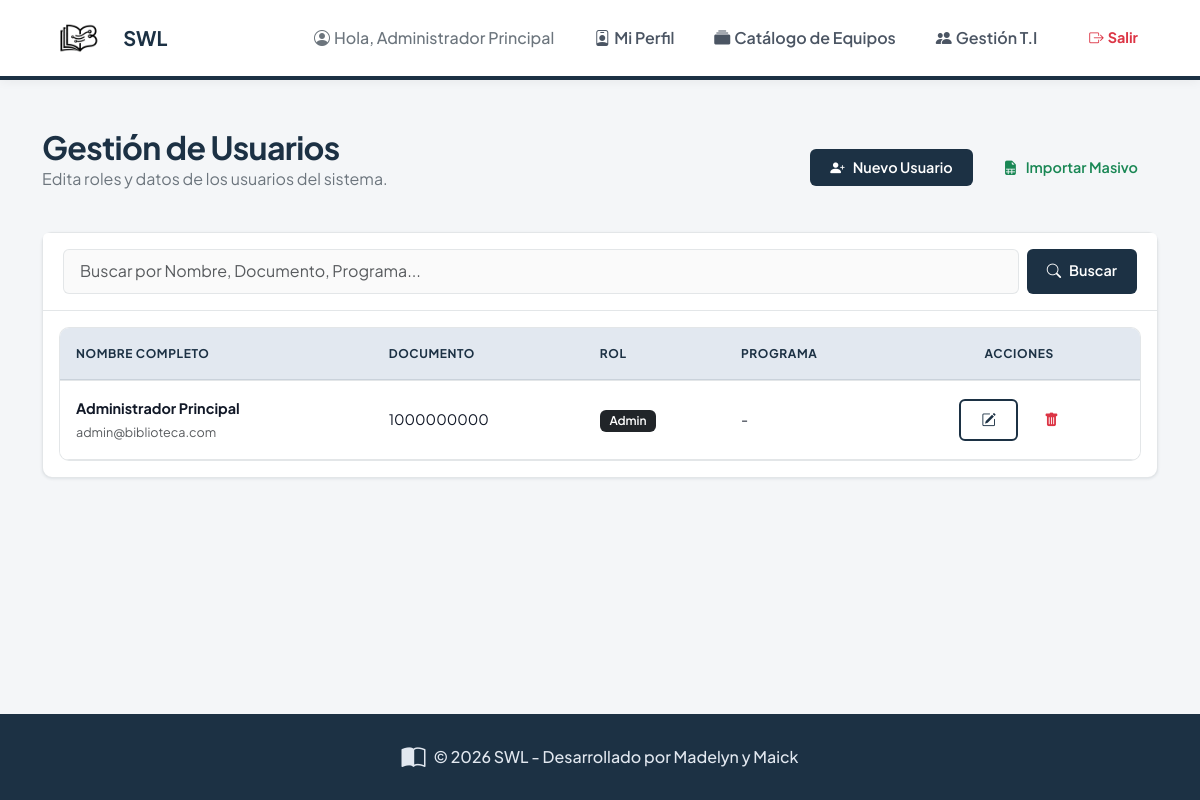
The app's page /admin/users (signed in) with its own data.
### app/models.py (models this page shows, shortened)
class User(UserMixin, db.Model):
    id = db.Column(db.Integer, primary_key=True)
    email = db.Column(db.String(120), unique=True, nullable=True)
    document_id = db.Column(db.String(20), unique=True, nullable=False)
    full_name = db.Column(db.String(100), nullable=False)
    phone = db.Column(db.String(20))
    role = db.Column(db.String(20), nullable=False)
    program_name = db.Column(db.String(100), nullable=True)
    password_hash = db.Column(db.String(255))

### app/admin/routes.py (the view)
@bp.route('/users')
@role_required('admin')
def manage_users():
    page = request.args.get('page', 1, type=int)
    users_pagination = User.query.paginate(page=page, per_page=10, error_out=False)
    form = AdminUserForm()
    import_form = ImportForm()
    edit_forms = {u.id: EditUserForm(obj=u) for u in users_pagination.items}
    return render_template(
        'admin/users.html',
        users=users_pagination,
        form=form,
        import_form=import_form,
        edit_forms=edit_forms,
    )

### app/forms.py
class AdminUserForm(FlaskForm):
    full_name = StringField('Nombre completo', validators=[DataRequired()])
    document_id = StringField('Documento', validators=[DataRequired()])
    email = StringField('Correo electrónico', validators=[DataRequired(), Email()])
    phone = StringField('Teléfono', validators=[Optional()])
    role = SelectField(
        'Rol',
        choices=[
            ('cliente', 'Cliente / Usuario'),
            ('premium', 'Staff / Premium'),
            ('bibliotecario', 'Bibliotecario'),
        ],
        validators=[DataRequired()],
    )
    program_name = StringField('Programa / Grupo', validators=[Optional()])
    password = PasswordField('Contraseña', validators=[DataRequired(), Length(min=8)])
    submit = SubmitField('Guardar')

class ImportForm(FlaskForm):
    file = FileField('Archivo', validators=[DataRequired(), FileAllowed(['csv', 'xlsx'], 'Formatos permitidos: CSV, XLSX')])

### app/models.py (called while the page is built)
@login_manager.user_loader
def load_user(user_id):
    return User.query.get(int(user_id))

### app/templates/admin/users.html (shortened to what this page needs)
{% extends "base.html" %}
{% block content %}
<div class="d-flex justify-content-between align-items-center mb-4">
    <div>
        <h2 class="mb-0">Gestión de Usuarios</h2>
        <p class="text-secondary">Edita roles y datos de los usuarios del sistema.</p>
    </div>
    <div class="text-end">
        <button class="btn btn-primary me-2" data-bs-toggle="modal" data-bs-target="#createUserModal">
            <i class="bi bi-person-plus-fill me-2"></i>Nuevo Usuario
        </button>
        <button class="btn btn-outline-success" data-bs-toggle="modal" data-bs-target="#importUsersModal">
            <i class="bi bi-file-earmark-spreadsheet-fill me-2"></i>Importar Masivo
        </button>
    </div>
</div>
<div class="card shadow-md">
    <div class="card-header">
        <form method="GET" class="d-flex">
            <input type="text" name="search" class="form-control me-2"
                placeholder="Buscar por Nombre, Documento, Programa...">
            <button type="submit" class="btn btn-primary flex-shrink-0"><i class="bi bi-search me-2"></i>Buscar</button>
        </form>
    </div>
    <div class="card-body">
        <div class="table-responsive">
            <table class="table table-hover align-middle">
                <thead>
                    <tr>
                        <th>Nombre Completo</th>
                        <th>Documento</th>
                        <th>Rol</th>
                        <th>Programa</th>
                        <th class="text-center">Acciones</th>
                    </tr>
                </thead>
                <tbody>
                    {% for user in users.items %}
                    <tr>
                        <td><strong>{{ user.full_name }}</strong><br><small class="text-muted">{{ user.email }}</small>
                        </td>
                        <td>{{ user.document_id }}</td>
                        <td>
                            <span class="badge
                                {% if user.role == 'cliente' %}bg-info text-dark
                                {% elif user.role == 'premium' %}bg-warning text-dark
                                {% else %}bg-dark{% endif %}">
                                {{ user.role|capitalize }}
                            </span>
                        </td>
                        <td>{{ user.program_name or '-' }}</td>
                        <td class="text-center">
                            <button class="btn btn-sm btn-outline-primary" data-bs-toggle="modal"
                                data-bs-target="#editUser{{ user.id }}"><i class="bi bi-pencil-square"></i></button>
                            <button class="btn btn-sm btn-outline-danger ms-1" data-bs-toggle="modal"
                                data-bs-target="#deleteUserModal{{ user.id }}" title="Eliminar Usuario">
                                <i class="bi bi-trash-fill"></i>
                            </button>
                        </td>
                    </tr>
                    {% endfor %}
                </tbody>
            </table>
        </div>
    </div>
</div>
{% endblock %}

### app/templates/base.html (shortened to what this page needs)
<!DOCTYPE html>
<html lang="es">
<head>
    <link href="https://cdn.jsdelivr.net/npm/bootstrap@5.3.0/dist/css/bootstrap.min.css" rel="stylesheet">
    <link rel="stylesheet" href="https://cdn.jsdelivr.net/npm/bootstrap-icons@1.11.3/font/bootstrap-icons.min.css">
    <link rel="stylesheet" href="{{ url_for('static', filename='css/style.css') }}">
</head>
<body class="d-flex flex-column min-vh-100">
    {% if not 'auth' in request.endpoint %}
    <nav class="navbar navbar-expand-lg custom-navbar sticky-top">
        <div class="container">
            <a class="navbar-brand d-flex align-items-center gap-2" href="{{ url_for('main.index') }}">
                <img src="{{ url_for('static', filename='img/1.png') }}" alt="Logo SWL" height="40" style="border-radius: 6px; object-fit: contain;">
                <span class="d-none d-sm-inline">{{ config['APP_NAME'] }}</span>
            </a>
            <div class="collapse navbar-collapse justify-content-end" id="navbarNav">
                <ul class="navbar-nav align-items-lg-center gap-2 w-100 justify-content-lg-end">
                    {% if current_user.is_authenticated %}
                    <li class="nav-item me-lg-3 text-center text-lg-start mb-2 mb-lg-0">
                        <span class="text-secondary fw-medium">
                            <i class="bi bi-person-circle me-1"></i>Hola, {{ current_user.full_name }}
                        </span>
                    </li>
                    <li class="nav-item">
                        <a class="nav-link text-center text-lg-start" href="{{ url_for('main.profile') }}">
                            <i class="bi bi-person-badge me-1"></i>Mi Perfil
                        </a>
                    </li>
                    {% if current_user.role in ['admin', 'bibliotecario'] %}
                    <li class="nav-item">
                        <a class="nav-link text-center text-lg-start" href="{{ url_for('admin.catalog_manage') }}">
                            <i class="bi bi-collection-fill me-1"></i>Catálogo de Equipos
                        </a>
                    </li>
                    {% endif %}
                    {% if current_user.role == 'admin' %}
                    <li class="nav-item">
                        <a class="nav-link text-center text-lg-start" href="{{ url_for('admin.manage_users') }}">
                            <i class="bi bi-people-fill me-1"></i>Gestión T.I
                        </a>
                    </li>
                    {% elif current_user.role == 'bibliotecario' %}
                    <li class="nav-item">
                        <a class="nav-link text-center text-lg-start" href="{{ url_for('admin.admin_dashboard') }}">
                            <i class="bi bi-journal-bookmark-fill me-1"></i>Panel de Préstamos
                        </a>
                    </li>
                    {% endif %}
                    <li class="nav-item ms-lg-2 mt-2 mt-lg-0 d-grid d-lg-block">
                        <a class="btn btn-outline-danger btn-sm rounded-pill fw-bold" href="{{ url_for('auth.logout') }}">
                            <i class="bi bi-box-arrow-right me-1"></i>Salir
                        </a>
                    </li>
                    {% else %}
                    <li class="nav-item d-grid d-lg-block text-center mt-2 mt-lg-0">
                        <a class="btn btn-primary rounded-pill px-4 fw-bold" href="{{ url_for('auth.login') }}">
                            <i class="bi bi-box-arrow-in-right me-1"></i>Ingresar
                        </a>
                    </li>
                    {% endif %}
                </ul>
            </div>
        </div>
    </nav>
    {% endif %}
    <main class="{% if 'auth' not in request.endpoint %}container mt-5 mb-5{% endif %} flex-grow-1">
        {% block content %}{% endblock %}
    </main>
    <footer class="mt-auto py-4 text-center no-print" style="background-color: var(--brand-primary); color: var(--surface-alt);">
        <div class="container">
            <div class="d-flex justify-content-center align-items-center gap-2">
                <i class="bi bi-book-half fs-4"></i>
                <span class="fw-medium">© 2026 SWL - Desarrollado por Madelyn y Maick</span>
            </div>
        </div>
    </footer>
</body>
</html>

### app/static/css/style.css (style rules this page uses)
:root { --brand-primary: #1C3144; --brand-secondary: #3F88C5; --brand-accent: #D00000; --surface-alt: #E2E8F0; --bg-body: #F4F6F8; --surface-color: #ffffff; --border-color: rgba(28, 49, 68, 0.12); --text-primary: #111827; --text-secondary: #4B5563; --radius-sm: 6px; --radius-md: 10px; --radius-lg: 16px; --shadow-sm: 0 1px 3px rgba(28, 49, 68, 0.1); --shadow-md: 0 10px 15px -3px rgba(28, 49, 68, 0.08), 0 4px 6px -2px rgba(28, 49, 68, 0.04); --transition-fast: 0.2s cubic-bezier(0.4, 0, 0.2, 1); }
body { font-family: 'Plus Jakarta Sans', -apple-system, sans-serif; background-color: var(--bg-body); color: var(--text-primary); -webkit-font-smoothing: antialiased; line-height: 1.6; }
h1, h2, h3, h4, h5, h6 { font-weight: 700; color: var(--brand-primary); letter-spacing: -0.02em; }
.custom-navbar { background-color: var(--surface-color) !important; box-shadow: 0 2px 10px rgba(0,0,0,0.05); padding: 0.8rem 0; border-bottom: 4px solid var(--brand-primary); }
.navbar-brand { font-weight: 700; font-size: 1.25rem; color: var(--brand-primary) !important; }
.nav-link { color: var(--text-secondary) !important; font-weight: 600; transition: var(--transition-fast); padding: 0.5rem 1rem !important; border-radius: var(--radius-sm); }
.card { border: 1px solid var(--border-color); border-radius: var(--radius-md); background: var(--surface-color); box-shadow: var(--shadow-sm); transition: var(--transition-fast); height: 100%; }
.card-header { background-color: var(--surface-color); border-bottom: 1px solid var(--border-color); font-weight: 700; padding: 1rem 1.25rem; color: var(--brand-primary); }
.btn { border-radius: var(--radius-sm); padding: 0.5rem 1.25rem; font-weight: 600; font-size: 0.9rem; transition: var(--transition-fast); border: none; }
.btn-primary { background-color: var(--brand-primary); color: white; }
.btn-outline-primary { border: 2px solid var(--brand-primary); color: var(--brand-primary); background: transparent; }
.table-responsive { border: 1px solid var(--border-color); border-radius: var(--radius-md); background: var(--surface-color); overflow: hidden; }
.table { margin-bottom: 0; }
.table thead th { background-color: var(--surface-alt); border-bottom: 2px solid var(--border-color); padding: 1rem; font-weight: 700; color: var(--brand-primary); text-transform: uppercase; font-size: 0.75rem; letter-spacing: 0.05em; }
.table tbody td { padding: 1rem; vertical-align: middle; border-bottom: 1px solid var(--border-color); color: var(--text-primary); font-size: 0.9rem; }
.form-control, .form-select { border-radius: var(--radius-sm); border: 1px solid var(--border-color); padding: 0.6rem 1rem; background-color: #fafafa; color: var(--text-primary); transition: var(--transition-fast); }
.badge { border-radius: 6px; padding: 0.4em 0.8em; font-weight: 600; font-size: 0.75rem; }

### records on screen
User: full_name "Administrador Principal", email "admin@biblioteca.com", document_id "1000000000", role "Admin", program_name "-"

### other values on screen
{{ config['APP_NAME'] }} "SWL"
